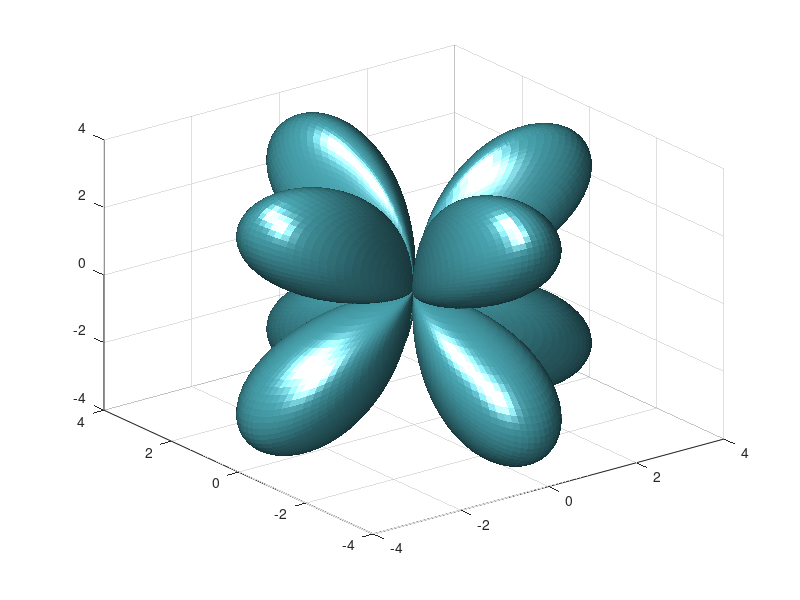

The MATLAB script that drew this image: (Note: this script raises an error after producing the figure.)
function SurfaceCollection
% Collection of different type of surface
% get user input from command window
MAX_SURF = 15;
choice = getUserInput(['Enter a choice from 1 to ' num2str(MAX_SURF) ...
    '\n'] , 1, MAX_SURF);

switch choice
    case 1
        x = linspace(-pi,pi,100);
        [u,v] = meshgrid(x);
        surf(u,v,v.^2./(u.^2 + v.^2),'edgecolor','none');
        colormap autumn,
        alpha(0.9),
        shading interp,
    case 2
        x = linspace(-0.1,2*pi,100);
        [u,v] = meshgrid(x);
        surf(cos(u).*(-1 + 3*cos(v))...
            ,sin(u).*( 1 + 3*cos(v))...
            ,1.3* sin(v)...
            ,'edgecolor','none');
        camlight headlight
        camlight left
        camlight(-67,-90)
        shading interp
        material metal
        colormap(cool)
        view(-67,40)
    case 3
        [u,v] = meshgrid(-4:0.03:4,0:0.03:6.25);
        surf(u.*cos(v),u.*sin(v),v.*cos(u)...
            ,'facecolor',[0.6 0.9 0.7],'edgecolor','none');
        camlight headlight
        camlight left
        camlight(1,-90)
        material metal
        view(-11,30)
    case 4
        [u,v] = meshgrid(-pi:0.03:pi,-pi:0.03:pi);
        surf(0.3*u.*v.*sin(3*v),v,0.3*u.*v.*cos(3*v)...
            ,'facecolor',[0.8 0.7 0.2],'edgecolor','none');
        camlight headlight,
        camlight left,
        camlight(1,-90)
        material dull
        view(43,-46)
    case 5
        [a,b] = meshgrid(-0.1:0.03:2*pi,-0.1:0.03:pi);
        R = 5*cos(2*b).*sin(2*a);
        surf(R.*cos(b).*sin(a),R.*sin(b).*sin(a),R.*cos(a)...
            ,'facecolor',rand(1,3),'edgecolor','none');
        camlight headlight
        camlight left
        camlight(1,-90)
        material metal
        view(-14,22)
    case 6
        [a,b] = meshgrid(-0.1:0.03:2*pi,-0.1:0.03:pi);
        R = 8*cos(2*a).*sin(3*b);
        surf(R.*cos(b).*sin(a),R.*sin(b).*sin(a),R.*cos(a)...
            ,'facecolor',[0.84 0.63 0.75],'edgecolor','none');
        camlight headlight
        camlight left
        material metal
    case 7
        [a,b] = meshgrid(-0.1:0.03:2*pi,-0.1:0.03:pi);
        R = 20*( 0.25*(5/pi).^(1/2) .*(1.5*cos(a).^2 - 0.5) );
        surf(R.*cos(b).*sin(a) , R.*sin(b).*sin(a) , R.*cos(a)...
            ,'facecolor',[0.85 0.9 0.34],'edgecolor','none');
        camlight headlight
        camlight left
        camlight(1,-90)
        material metal
    case 8 %Bohemian dome
        [u,v] = meshgrid(-2*pi:0.03:2*pi,-2*pi:0.03:pi);
        A = 0.5;
        B = 1.5;
        C = 1;
        surf(A*cos(u),B*cos(v)+A*sin(u),C*sin(v)...
            ,'facecolor',[0.5 0.9 0.8],'edgecolor','none');
        camlight headlight
        camlight left
        camlight(1,-90)
        material metal
        view(-126,22)
    case 9
        [u,v] = meshgrid(-2*pi:0.05:2*pi,-2*pi:0.05:2*pi);
        surf(cos(u).^3.*cos(v).^3,sin(u).^3.*cos(v).^3,sin(v).^3 ...
            ,'facecolor',[0.6 0.4 0.9],'edgecolor','none');
        lighting phong
        camlight headlight
        camlight left
        camlight(1,-90)
        material dull
    case 10 %Mobius Strip
        [u,v] = meshgrid(-0.1:0.03:2*pi,-3:0.03:3);
        surf(5*cos(u)+v.*cos(u/2).*cos(u)...
            ,5*sin(u)+v.*cos(u/2).*sin(u),2*v.*sin(u/2) ...
            ,'facecolor',rand(1,3),'edgecolor','none');
        camlight headlight
        camlight left
        camlight(1,-90)
        material metal
        view(-95,48)
    case 11
        [u,v] = meshgrid(linspace(0,2*pi,250),linspace(-0.8,0.8,50));
        t=3; % number of twist
        surf(sin(u).*(2-v.*sin(t*u/2)),cos(u).*(2-v.*sin(t*u/2))...
            ,v.*cos(t*u/2),u...
            ,'edgecolor','none','facecolor',[0.8 0.8 0.9]);
        camlight headlight
        camlight left
        camlight right
        material metal
        view(-56,34)
    case 12
        %Inner Twisted Wave
        [x,y] = meshgrid(linspace(-5,5,100));
        R = (x.*x+y.*y).^0.5;
        c = rand(1,3);
        h = surf(x,y,1./(1+R).*(x.*sin(4*R)+y.*cos(4*R))...
            ,'facecolor',[0.4 0.7 0.8],'edgecolor','none');
        lighting phong
        camlight headlight
        camlight left
        material dull
        view(-111,48);
    case 13 %Swallow Tail
        [u,v] = meshgrid(-2:0.03:2,-0.8:0.03:0.8);
        x = u.*v.^2 + 3*v.^4;
        y = -2.*u.*v - 4*v.^3;
        z = u;
        surf(x,y,z...
            ,'facecolor',[0.5 0.5 0.7],'edgecolor','none');
        camlight headlight
        camlight left
        camlight right
        material dull
        view(-132,12)
    case 14  %klein bottle
        [u,v] = meshgrid(0:0.05:2.01*pi,0:0.05:2.01*pi);
        r = 4*(1-cos(u)/2);
        x = 6*cos(u).*(1+sin(u))+r.*cos(v+pi);
        y = 16*sin(u);
        z = r.*sin(v);
        surf(x,y,z,'facecolor',[0.5 0.7 0.9],'edgecolor','none');
        camlight headlight
        camlight(1,-90)
        material shiny
        view(28,-50)
    case 15 %water drop
        [u,v] = meshgrid(linspace(0,2*pi,100),linspace(-5,4.4444,100));
        x = v.^2.*sqrt((4-0.9.*v)./2).*cos(u);
        y = v.^2.*sqrt((4-0.9.*v)./2).*sin(u);
        z = 5*v;
        surf(x,y,z,'edgecolor','none','facecolor',[0.3 0.5 0.9]);
        camlight headlight
        camlight(1,-90)
        material([0.7 0.4 0.6]);
        view(-84,20)
end
axis equal off
set(gcf,'color',[1 1 1]);
% export_fig function is available then save figure as png file
if exist('export_fig') > 0
    export_fig('png','-nocrop',['surface' num2str(choice)]);
end
end

function choice = getUserInput(promptStr, minNum, maxNum)
% return the user input and check the range of input
choice = input(promptStr);
if isempty(choice) || ~isnumeric(choice)
    error('enter a number');
elseif (choice < minNum) || (choice > maxNum)
    error(['enter a number between ' num2str(minNum) ' to ' num2str(maxNum)]);
elseif isfloat(choice)
    %if choice is floating point value then truncate the fractional part
    choice = choice - mod(choice,1);
end
end
